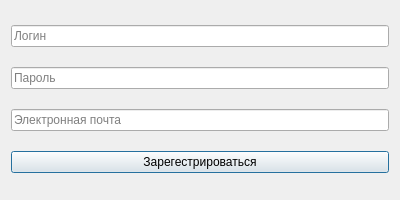
<?xml version="1.0" encoding="UTF-8"?>
<ui version="4.0">
 <class>RegDialog</class>
 <widget class="QDialog" name="RegDialog">
  <property name="geometry">
   <rect>
    <x>0</x>
    <y>0</y>
    <width>400</width>
    <height>200</height>
   </rect>
  </property>
  <property name="sizePolicy">
   <sizepolicy hsizetype="Fixed" vsizetype="Fixed">
    <horstretch>0</horstretch>
    <verstretch>0</verstretch>
   </sizepolicy>
  </property>
  <property name="minimumSize">
   <size>
    <width>400</width>
    <height>200</height>
   </size>
  </property>
  <property name="maximumSize">
   <size>
    <width>400</width>
    <height>200</height>
   </size>
  </property>
  <property name="windowTitle">
   <string>Регистрация</string>
  </property>
  <layout class="QGridLayout" name="gridLayout_2">
   <item row="0" column="0">
    <widget class="QLineEdit" name="loginField">
     <property name="sizePolicy">
      <sizepolicy hsizetype="Expanding" vsizetype="Fixed">
       <horstretch>0</horstretch>
       <verstretch>0</verstretch>
      </sizepolicy>
     </property>
     <property name="placeholderText">
      <string>Логин</string>
     </property>
    </widget>
   </item>
   <item row="2" column="0">
    <widget class="QLineEdit" name="emailField">
     <property name="sizePolicy">
      <sizepolicy hsizetype="Expanding" vsizetype="Fixed">
       <horstretch>0</horstretch>
       <verstretch>0</verstretch>
      </sizepolicy>
     </property>
     <property name="placeholderText">
      <string>Электронная почта</string>
     </property>
    </widget>
   </item>
   <item row="1" column="0">
    <widget class="QLineEdit" name="passwordField">
     <property name="sizePolicy">
      <sizepolicy hsizetype="Expanding" vsizetype="Fixed">
       <horstretch>0</horstretch>
       <verstretch>0</verstretch>
      </sizepolicy>
     </property>
     <property name="placeholderText">
      <string>Пароль</string>
     </property>
    </widget>
   </item>
   <item row="3" column="0">
    <widget class="QPushButton" name="regBtn">
     <property name="text">
      <string>Зарегестрироваться</string>
     </property>
    </widget>
   </item>
  </layout>
 </widget>
 <resources/>
 <connections/>
</ui>
